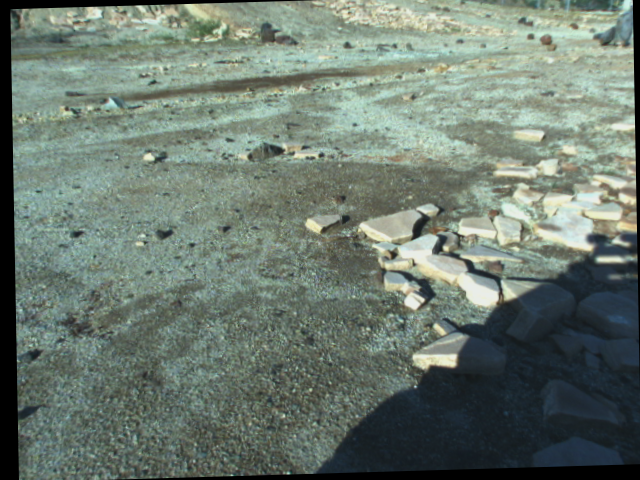
#> input picture geom/dense_stereo/img/L000062.png, 640 x 480 px, given in place of cmap.png, which was not available
$ python planning.py   (Python 2 division)
#> lines starting #> are read from the running program, lines starting #| are printed output that depends on the picture; pictures that were not available may be replaced by others from this repository, and a replacement may not be noted
#> further down, tmap is the input picture: shape (480, 640, 3); mean B, G, R 111.5, 122.1, 108.4
### lib/astar.py
#!/usr/bin/env python
""" A* shortest path algorithm

Usage:
    $ python astar.py

Original implementation by Justin Poliey <justin.d.poliey@gmail.com>
https://gist.github.com/jdp/1687840#file_astar.py

Modified by Kyohei Otsu <kyon@ac.jaxa.jp> since 2015-04-21
"""

from math import sqrt
from itertools import product

DANGER = 100

class AStar(object):
    def __init__(self, graph):
        self.graph = graph

    def heuristic(self, node, start, end):
        raise NotImplementedError

    # [32 lines left out: function search, not called in this run]


class AStarNode(object):
    def __init__(self):
        self.g = 0
        self.h = 0
        self.parent = None

    def move_cost(self, other):
        raise NotImplementedError

    def node_cost(self, other):
        raise NotImplementedError


class AStarGrid(AStar):
    def heuristic(self, node, start, end):
        return sqrt((end.x - node.x)**2 + (end.y - node.y)**2)


class AStarGridNode(AStarNode):
    def __init__(self, x, y, cost=0):
        self.x, self.y = x, y
        self.cost = cost
        super(AStarGridNode, self).__init__()

    # [5 lines left out: function move_cost, not called in this run]

    def node_cost(self, other):
        return DANGER * other.cost


def make_graph(width, height, costs=None):
#> called with width = 48, height = 64
    nodes = [[AStarGridNode(x, y) for y in range(height)] for x in range(width)]
    graph = {}
    for x, y in product(range(width), range(height)):
        node = nodes[x][y]
        if costs is not None: node.cost = costs[x][y]
        graph[node] = []
        #for i, j in product([-1, 0, 1], [-1, 0, 1]):
        for i, j in product([-2, -1, 0, 1, 2], [-2, -1, 0, 1, 2]):
            if not (0 <= x + i < width):
                continue
            if not (0 <= y + j < height):
                continue
            if abs(i) == 2 and abs(j) == 2: continue
            if abs(i) == 0 and abs(j) == 2: continue
            if abs(i) == 2 and abs(j) == 0: continue
            graph[nodes[x][y]].append(nodes[x+i][y+j])
    return graph, nodes


####################################
#  sample code                     #
####################################
# [11 lines that do not run on import are left out]

### lib/rover.py
#!/usr/bin/env python
"""Transformation util for rover geometry

Description:
    Transform direction
        base2cam()  ==  bTc


    Written by Kyohei Otsu <kyon@ac.jaxa.jp> on 2015-03-15
"""

import math

import numpy as np

import transformations as tfm


inv = np.linalg.inv
pi = math.pi

#########################################################################
# Rover Parameters

# Camera height from ground [m]
camH = 0.6

# Camera tilt [rad] (initial value)
tilt = 18.0 / 180.0 * pi

# Stereo baseline [m]
bl = 0.105

# Camera focal length [pixel]
f = 487.7632 / 0.8

# Image center point [pixel]
uv0 = [319.5, 239.5]

# Distortion matrix
distortion = [0, 0, 0]

# Wheelbase (distance between the centers of two wheels) [m]
wb = 0.50

# Wheel width [m]
ww = 0.1

# Rover diagonal length [m]
rdiag = 0.6

#########################################################################

def base2cam(): return tfm.translation_matrix([0, 0, camH])
def cam2base(): return inv(base2cam())

def img2cam(): return tfm.euler_matrix(pi / 2 + tilt, 0, pi / 2, "rxyz")
def cam2img(): return inv(img2cam())

def base2img(): return np.dot(base2cam(), cam2img())
def img2base(): return inv(base2img())

def cam2whlL(): return tfm.translation_matrix([0, -0.5 * bl + 0.5 * wb, -camH])
def whlL2cam(): return inv(cam2whlL())

def cam2whlR(): return tfm.translation_matrix([0, -0.5 * bl - 0.5 * wb, -camH])
def whlR2cam(): return inv(cam2whlR())

def whl2egL(): return tfm.translation_matrix([0, 0.5 * ww, 0])
def whl2egR(): return tfm.translation_matrix([0, -0.5 * ww, 0])

def diag(): return rdiag;


# [4 lines left out: function K, not called in this run]

def D():
    return np.array(distortion)

# [5 lines left out: function Q, not called in this run]


# [2 lines that do not run on import are left out]
    #print cam2img()
    #print K()

### lib/planning.py
#!/usr/bin/env python
""" Path planning module

Input:
    - top-view traversability map
    - goal position (X, Y, [theta])

Output:
    - waypoint positions
    - next commands

Written by Kyohei Otsu <kyon@ac.jaxa.jp> in 2015-04-18
"""

from itertools import product

import logging
import numpy as np
import cv2

import astar
import rover


################################################################################
# A* planning class
################################################################################

class Planner:
    def __init__(self, shape):
        self.scale = 0.1
        scaled_shape = tuple([int(s * self.scale) for s in shape[:2]])
        self.graph, self.nodes = astar.make_graph(scaled_shape[0], scaled_shape[1])


    def plan_path(self, cmap, start_pos, goal_pos):
        '''
            cmap: rover-centered topview class map (up=forward)
            goal_pos, start_pos: in pixels
        '''
#> called with start_pos = (250, 250), goal_pos = (300, 100)
        cmap = cv2.resize(cmap, tuple([int(s * self.scale) for s in cmap.shape[:2]]))
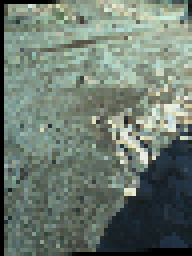
#> cmap: shape (64, 48, 3) (shown 4 times larger); mean of channels 0, 1, 2 112.2, 123, 109.3; drawn as B, G, R
        start_pos = tuple([int(p * self.scale) for p in start_pos])
        goal_pos  = tuple([int(p * self.scale) for p in goal_pos])

        costs = self.convert_costmap(cmap)
        for i, j in product(range(cmap.shape[0]), range(cmap.shape[1])):
            self.nodes[i][j].cost = costs[i][j]

        paths = astar.AStarGrid(self.graph)
        try:
            start, end = self.nodes[start_pos[0]][start_pos[1]], self.nodes[goal_pos[0]][goal_pos[1]]
            path, score = paths.search(start, end)
            if path is not None:
                waypoints = [[p.x, p.y] for p in path]
                return np.array(waypoints) / self.scale, score
            else:
                logging.error("No path found")
        except:
            logging.error("Start/Goal nodes are not valid")
        return None, None


    def convert_costmap(self, cmap):
        '''
            convert multi channel terrain map to single-channel cost map
        '''
        diag_pix = int(self.scale * rover.diag() / 0.02)
        kernel = np.ones((diag_pix, diag_pix), np.uint8)
        inv_trav = np.array(np.sum(cmap[:, :, :3], axis=2), dtype=np.uint8)
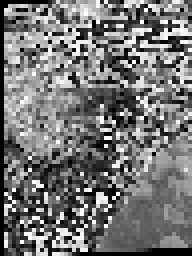
#> inv_trav: shape (64, 48) (shown 4 times larger); min 0, max 255, mean 116.2
        inv_trav = cv2.dilate(inv_trav, kernel)
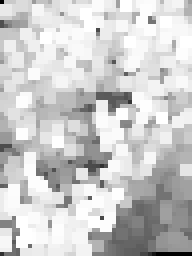
#> inv_trav: shape (64, 48) (shown 4 times larger); min 0, max 255, mean 203.1
        return inv_trav


####################################
#  sample code                     #
####################################
if __name__ == '__main__':
    tmap = cv2.imread('/Users/kyoheee/Codes/aurora/gui/static/data/cmap.png')
    planner = Planner(tmap.shape)
#> (the run stopped early here; a loop or call above may not have finished)

$ run again, on geom/dense_stereo/img/R000062.png
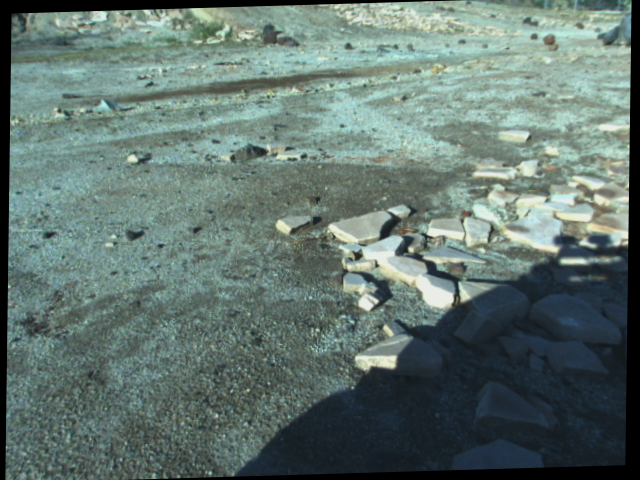
#> input picture geom/dense_stereo/img/R000062.png, 640 x 480 px, given in place of cmap.png, which was not available
#> tmap is the input picture: shape (480, 640, 3); mean B, G, R 111.3, 117.3, 98.4
#> in plan_path, `cmap = cv2.resize(cmap, tuple([int(s * self.scale) for s in cmap.shape..`:
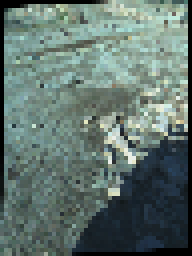
#> cmap: shape (64, 48, 3) (shown 4 times larger); mean of channels 0, 1, 2 110.1, 116.1, 97.4; drawn as B, G, R
#> in convert_costmap, `inv_trav = cv2.dilate(inv_trav, kernel)`:
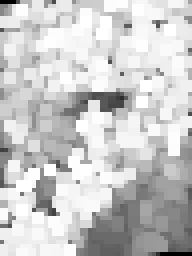
#> inv_trav: shape (64, 48) (shown 4 times larger); min 0, max 255, mean 201.1
